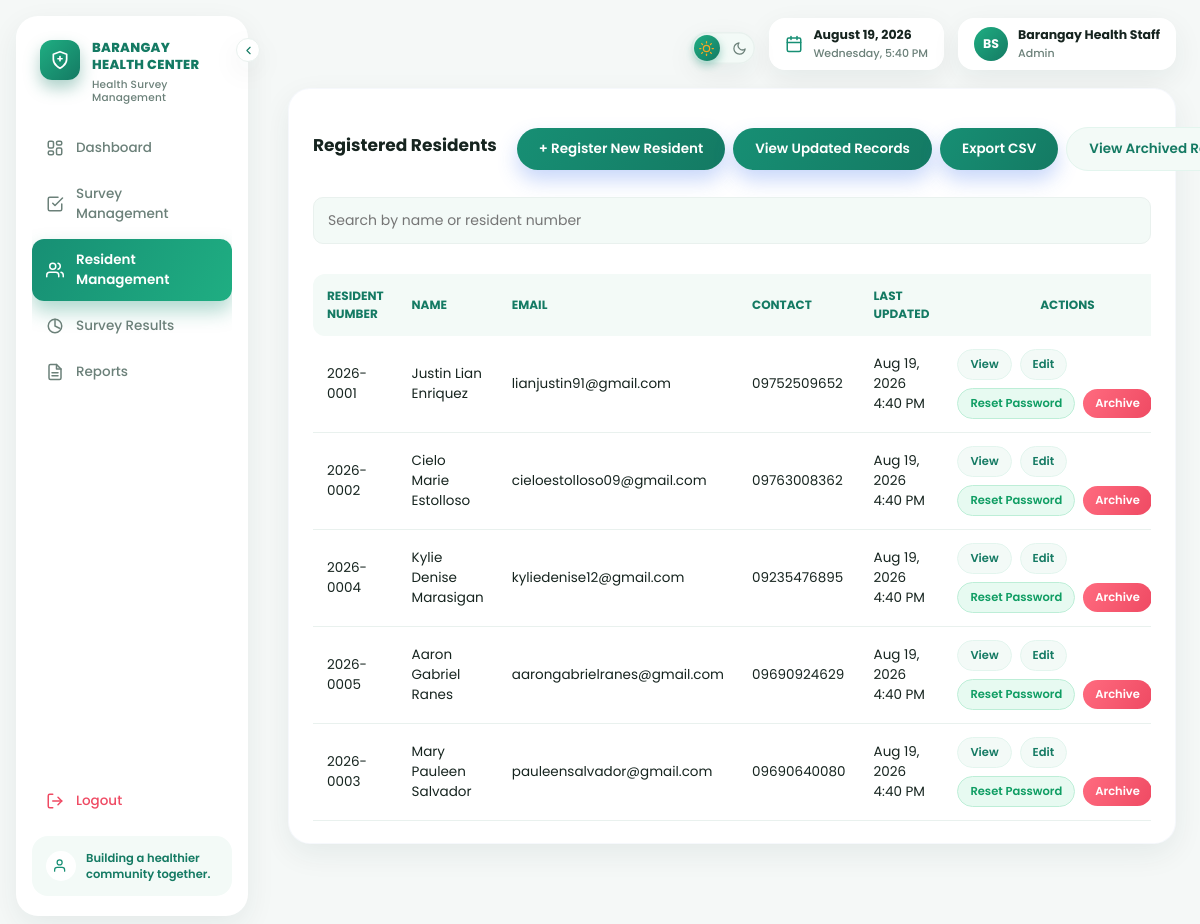
The app's page /staff/resident_management.php (signed in) with its own data.
### tables this page shows
CREATE TABLE IF NOT EXISTS residents (

    resident_id INT AUTO_INCREMENT PRIMARY KEY,

    resident_number VARCHAR(20) NOT NULL UNIQUE,

    first_name VARCHAR(50) NOT NULL,

    last_name VARCHAR(50) NOT NULL,

    middle_name VARCHAR(50),

    extension_name VARCHAR(10),

    gender ENUM(
        'Male',
        'Female'
    ) DEFAULT NULL,

    civil_status ENUM(
        'Single',
        'Married',
        'Widowed',
        'Separated',
        'Divorced'
    ) DEFAULT NULL,

    email VARCHAR(100),

    contact_number VARCHAR(20),

    address VARCHAR(150),

    birthday DATE DEFAULT NULL,

    age INT DEFAULT NULL,

    occupation VARCHAR(100),

    employer VARCHAR(100),

    employer_address VARCHAR(150),

    father_name VARCHAR(100),

    mother_name VARCHAR(100),

    spouse_name VARCHAR(100),

    spouse_occupation VARCHAR(100),

    spouse_employer VARCHAR(100),

    reference1_name VARCHAR(100),

    reference1_signature VARCHAR(100),

    reference2_name VARCHAR(100),

    reference2_signature VARCHAR(100),

    photo VARCHAR(255) DEFAULT NULL,

    status ENUM(
        'active',
        'archived'
    ) NOT NULL DEFAULT 'active',

    password VARCHAR(255) NOT NULL,

    is_first_login TINYINT(1) NOT NULL DEFAULT 1,

    created_at TIMESTAMP DEFAULT CURRENT_TIMESTAMP,

    updated_at TIMESTAMP
        DEFAULT CURRENT_TIMESTAMP
        ON UPDATE CURRENT_TIMESTAMP

);

### includes/functions.php (called while the page is built, shortened)
<?php
function e($string) {
    return htmlspecialchars($string ?? "", ENT_QUOTES, "UTF-8");
}
function full_resident_name($r) {
    $parts = [
        $r["first_name"] ?? "",
        $r["middle_name"] ?? "",
        $r["last_name"] ?? "",
    ];
    $name = trim(preg_replace("/\s+/", " ", implode(" ", array_filter($parts, fn($p) => trim((string)$p) !== ""))));
    return $name;
}
?>

### staff/resident_management.php (the view, shortened to what this page needs)
<?php
require_once __DIR__ . "/../includes/functions.php";
$search = isset($_GET["search"])
    ? trim($_GET["search"])
    : "";
$view = (isset($_GET["view"]) && $_GET["view"] === "archived")
    ? "archived"
    : "active";
$status_filter = $view === "archived" ? "archived" : "active";
if ($search !== "") {
    $like = "%" . $search . "%";
    $stmt = $conn->prepare("
        SELECT
            resident_id,
            resident_number,
            first_name,
            middle_name,
            last_name,
            extension_name,
            email,
            contact_number,
            updated_at
        FROM residents
        WHERE
            status = ?
            AND (
                resident_number LIKE ?
                OR first_name LIKE ?
                OR last_name LIKE ?
            )
        ORDER BY last_name
    ");
    $stmt->bind_param(
        "ssss",
        $status_filter,
        $like,
        $like,
        $like
    );
    $stmt->execute();
    $residents = $stmt->get_result();
} else {
    $stmt = $conn->prepare("
        SELECT
            resident_id,
            resident_number,
            first_name,
            middle_name,
            last_name,
            extension_name,
            email,
            contact_number,
            updated_at
        FROM residents
        WHERE status = ?
        ORDER BY last_name
    ");
    $stmt->bind_param("s", $status_filter);
    $stmt->execute();
    $residents = $stmt->get_result();
}
?>
<!DOCTYPE html>
<html lang="en">
<head>
<link
    rel="stylesheet"
    href="../assets/css/style.css?v=<?= filemtime(__DIR__ . "/../assets/css/style.css") ?>"
>
</head>
<body>
<?php
include __DIR__ . "/../includes/staff_nav.php";
?>
<div class="container">
<?php
include __DIR__ . "/../includes/staff_topbar.php";
?>
<div class="card card-resident">
<div class="resident-page-header">
    <h2>
        <?= $view === "archived"
            ? "Archived Residents"
            : "Registered Residents" ?>
    </h2>
    <div class="top-actions">
        <a
            class="btn"
            href="register.php"
        >
            + Register New Resident
        </a>
        <a
            class="btn"
            href="updated_records.php"
        >
            View Updated Records
        </a>
        <a
            class="btn"
            href="resident_export.php"
        >
            Export CSV
        </a>
        <?php if ($view === "archived"): ?>
            <a
                class="btn btn-secondary"
                href="resident_management.php"
            >
                Back to Active Residents
            </a>
        <?php else: ?>
            <a
                class="btn btn-secondary"
                href="resident_management.php?view=archived"
            >
                View Archived Residents
            </a>
        <?php endif; ?>
    </div>
</div>
<form
    method="GET"
    style="margin-bottom:16px;"
>
    <input
        type="text"
        name="search"
        placeholder="Search by name or resident number"
        value="<?= e($search) ?>"
    >
</form>
<div class="table-scroll">
<table>
<tr>
    <th>
        Resident Number
    </th>
    <th>
        Name
    </th>
    <th>
        Email
    </th>
    <th>
        Contact
    </th>
    <th>
        Last Updated
    </th>
    <th style="text-align: center;">
        Actions
    </th>
</tr>
<?php while (
    $r =
    $residents->fetch_assoc()
): ?>
<tr>
    <td>
        <?= e(
            $r["resident_number"]
        ) ?>
    </td>
    <td>
        <?= e(
            full_resident_name($r)
        ) ?>
    </td>
    <td>
        <?= e(
            $r["email"]
        ) ?>
    </td>
    <td>
        <?= e(
            $r["contact_number"]
        ) ?>
    </td>
    <td>
        <?=
            $r["updated_at"]
            ? e(
                date(
                    "M d, Y g:i A",
                    strtotime(
                        $r["updated_at"]
                    )
                )
            )
            : "&mdash;"
        ?>
    </td>
    <td>
        <div class="resident-row-actions">
            <a
                class="btn btn-sm btn-secondary"
                href="resident_view.php?resident_id=<?= (int)$r["resident_id"] ?>"
            >
                View
            </a>
            <a
                class="btn btn-sm btn-secondary"
                href="resident_edit.php?resident_id=<?= (int)$r["resident_id"] ?>"
            >
                Edit
            </a>
            <?php
            $resident_name_js =
                htmlspecialchars(
                    addslashes(
                        full_resident_name($r)
                    ),
                    ENT_QUOTES,
                    "UTF-8"
                );
            ?>
            <?php if ($view !== "archived"): ?>
                <button
                    type="button"
                    class="btn btn-sm btn-success-soft"
                    onclick="openConfirmModal({
                        url: 'resident_management.php?reset_password=<?= (int)$r["resident_id"] ?>',
                        title: 'Reset password?',
                        message: 'This will reset &quot;<?= $resident_name_js ?>&quot;\'s password back to their Resident Number and require them to change it on next login.',
                        confirmLabel: 'Reset Password',
                        danger: false
                    })"
                >
                    Reset Password
                </button>
                <button
                    type="button"
                    class="btn btn-sm btn-danger"
                    onclick="openConfirmModal({
                        url: 'resident_management.php?archive=<?= (int)$r["resident_id"] ?>',
                        title: 'Archive this resident?',
                        message: 'This will move &quot;<?= $resident_name_js ?>&quot; to the archived list and block their portal login. Their record is kept and can be restored anytime.',
                        confirmLabel: 'Archive',
                        danger: true
                    })"
                >
                    Archive
                </button>
            <?php endif; ?>
        </div>
    </td>
</tr>
<?php endwhile; ?>
</table>
</div>
</div>
</div>
</body>
</html>

### assets/css/style.css (style rules this page uses)
:root { --blue-900: #123832; --blue-700: #147a63; --blue-600: #178f74; --blue-500: #1fae82; --blue-400: #58c9a0; --blue-100: #e3f5ee; --blue-50: #f3faf7; --ink: #16241f; --muted: #6b8079; --line: #e9f1ee; --bg: #f5f8f7; --white: #ffffff; --green: #17c383; --red: #ef4a63; --amber: #f5a623; --radius-lg: 22px; --radius-md: 16px; --radius-sm: 10px; --shadow-card: 0 10px 30px rgba(18, 56, 50, 0.07); --shadow-pop: 0 16px 40px rgba(18, 56, 50, 0.14); --sidebar-w: 232px; --sidebar-w-collapsed: 80px; }
* { box-sizing: border-box; margin: 0; padding: 0; font-family: 'Poppins', 'Segoe UI', Arial, sans-serif; }
html { scroll-behavior: smooth; overflow-x: hidden; }
body { background: var(--bg); color: var(--ink); min-height: 100vh; overflow-x: hidden; -webkit-font-smoothing: antialiased; }
body { animation: bodyFade .5s ease both; }
a { color: inherit; }
body:has(.sidebar) { padding-left: calc(var(--sidebar-w) + 32px); padding-top: 16px; padding-bottom: 16px; transition: padding-left .22s ease; }
.container { max-width: 1440px; margin: 0 auto 22px; padding: 0 24px 32px; }
.card { background: var(--white); border-radius: var(--radius-lg); padding: 22px 24px; box-shadow: var(--shadow-card); margin-bottom: 18px; border: 1px solid rgba(43,76,168,.04); animation: cardIn .45s ease both; transition: box-shadow .25s ease, transform .25s ease; }
.card h2 { font-size: 17px; font-weight: 700; color: var(--ink); margin-bottom: 12px; }
input, select, textarea { width: 100%; padding: 12px 14px; border: 1.5px solid var(--line); border-radius: var(--radius-sm); font-size: 14px; background: var(--blue-50); color: var(--ink); transition: border-color .18s ease, box-shadow .18s ease, background .18s ease; }
button, .btn { display: inline-block; background: linear-gradient(120deg, var(--blue-600), var(--blue-700)); color: #fff; border: none; padding: 11px 22px; border-radius: 999px; font-size: 13.5px; font-weight: 600; cursor: pointer; margin-top: 16px; text-decoration: none; box-shadow: 0 10px 20px rgba(59,111,237,.28); transition: transform .18s ease, box-shadow .18s ease, filter .18s ease; margin-bottom: 8px; }
.btn-secondary { background: var(--blue-50); color: var(--blue-700); box-shadow: none; border: 1.5px solid var(--blue-100); }
.btn-danger { background: linear-gradient(120deg, #ff6b7f, var(--red)); box-shadow: 0 10px 20px rgba(239,74,99,.3); }
.btn-sm { padding: 6px 10px; font-size: 11.5px; margin-top: 0; box-shadow: none; }
.btn-success-soft { background: #e7faf1; color: #0f9d63; border: 1.5px solid #bdeed7; box-shadow: none; }
table { border-collapse: separate; border-spacing: 0; margin-top: 14px; overflow: auto; }
.table-scroll { width: 100%; overflow-x: auto; -webkit-overflow-scrolling: touch; }
th, td { text-align: left; padding: 13px 14px; font-size: 13.5px; }
tr { width: 500px; }
th { background: var(--blue-50); color: var(--blue-700); font-weight: 700; font-size: 12px; text-transform: uppercase; width: 500px; }
th:first-child { border-radius: 12px 0 0 12px; }
th:last-child { border-radius: 0 12px 12px 0; }
tbody tr { transition: background .15s ease; }
tbody tr td { border-bottom: 1px solid var(--line); }

### staff/resident_management.php (style rules this page uses)
.resident-page-header { display: flex; justify-content: space-between; align-items: center; gap: 20px; width: 100%; margin-bottom: 18px; }
.resident-page-header h2 { margin: 0; flex-shrink: 0; }
.resident-page-header .top-actions { display: flex; align-items: center; justify-content: flex-end; gap: 8px; flex-wrap: nowrap; white-space: nowrap; flex-shrink: 0; }
.resident-page-header .top-actions .btn { white-space: nowrap; flex-shrink: 0; }
.resident-row-actions { display: flex; flex-wrap: wrap; align-items: center; gap: 8px; width: 100%; min-width: 220px; max-width: 320px; }
.resident-row-actions .btn { width: auto; height: auto; margin: 0; padding: 6px 12px; font-size: 11.5px; text-align: center; white-space: nowrap; overflow: visible; text-overflow: unset; flex: 0 0 auto; }

### records on screen
residents: resident_number "2026-0001", r "Justin Lian Enriquez", email "lianjustin91@gmail.com", contact_number "09752509652", updated_at "Aug 19, 2026 4:40 PM"
residents: resident_number "2026-0002", r "Cielo Marie Estolloso", email "cieloestolloso09@gmail.com", contact_number "09763008362", updated_at "Aug 19, 2026 4:40 PM"
residents: resident_number "2026-0004", r "Kylie Denise Marasigan", email "kyliedenise12@gmail.com", contact_number "09235476895", updated_at "Aug 19, 2026 4:40 PM"
residents: resident_number "2026-0005", r "Aaron Gabriel Ranes", email "aarongabrielranes@gmail.com", contact_number "09690924629", updated_at "Aug 19, 2026 4:40 PM"
residents: resident_number "2026-0003", r "Mary Pauleen Salvador", email "pauleensalvador@gmail.com", contact_number "09690640080", updated_at "Aug 19, 2026 4:40 PM"

### other values on screen
$staff_initials "BS"
$_SESSION["staff_name"] "Barangay Health Staff"
$_SESSION["staff_role"] "Admin"
